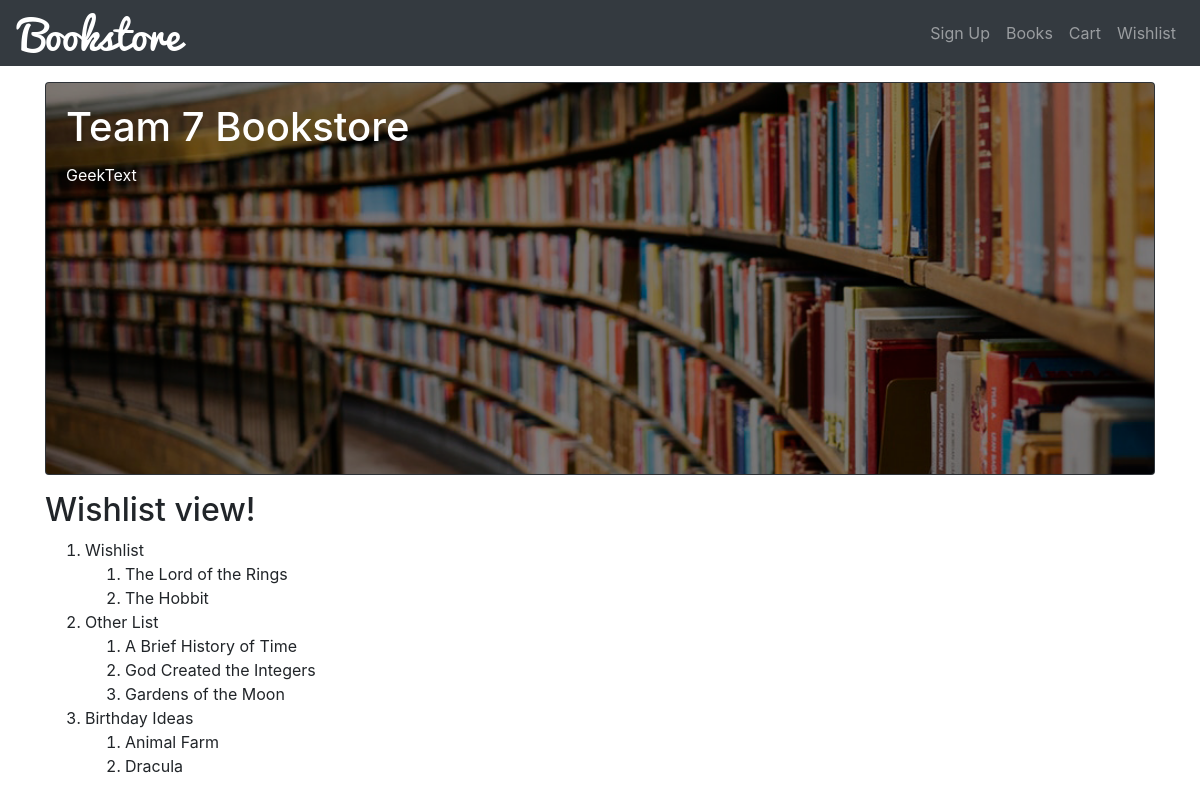
Screenshot of /wishlists/ with the database file from the repository.
### wishlist/models.py (models this page shows, shortened)
class WishlistName(models.Model):
    username = models.CharField(max_length=20, help_text='Placeholder till user ID ready',  primary_key=True)
    wish_list_name_0 = models.CharField(max_length=20, help_text='Enter name for wishlist', default='Wishlist')
    wish_list_name_1 = models.CharField(max_length=20, help_text='Enter name for wishlist', null=True, blank=True)
    wish_list_name_2 = models.CharField(max_length=20, help_text='Enter name for wishlist', null=True, blank=True)

class WishlistEntrie(models.Model):
    username = models.CharField(max_length=20, help_text='Placeholder till user ID ready')
    book = models.ForeignKey('bookstore.Book', on_delete=models.SET_NULL, null=True)
    WISHLIST_HOME = (('0', 'Wishlist 0'), ('1', 'Wishlist 1'), ('2', 'Wishlist 2'))
    home = models.CharField(max_length=1, choices=WISHLIST_HOME, help_text='Select a list to move book to new list')

### bookstore/models.py (models this page shows)
class Book(models.Model):
	title = models.CharField(max_length=100)
	author = models.ForeignKey(Author, on_delete=models.CASCADE)
	datePublished = models.DateField()
	bookDescription = models.TextField(null=True)
	genre = models.ForeignKey(Genre, on_delete=models.SET('Default'))
	publisher = models.ForeignKey(Publisher, on_delete=models.SET('Default'))
	price = models.DecimalField(max_digits=5, decimal_places=2)
	photo = models.ImageField(upload_to="gallery")
	def __str__(self):
		return self.title

### wishlist/views.py (the view)
# urls.py: path('wishlists/', WishlistNameList.as_view(), name= 'wishlists'),
class WishlistNameList(ListView):
    model = WishlistName
    def entries(self):
        return WishlistEntrie.objects.all()

### wishlist/templates/wishlist/wishlistname_list.html
{% extends 'base.html' %}
{% block content %}
  <h2>Wishlist view!</h2>
    <ol>
        {% for wishlistname in object_list %}
            <li>{{ wishlistname.wish_list_name_0 }}<ol>
                {% for wishlistentrie in view.entries %}
                    {% if wishlistentrie.home == '0' %}
                        <li>{{ wishlistentrie.book }}</li>
                    {% endif %}
                {% endfor %}</ol></li>
            {% if wishlistname.wish_list_name_1 != null %}
                <li>{{ wishlistname.wish_list_name_1 }}<ol>
                {% for wishlistentrie in view.entries %}
                    {% if wishlistentrie.home == '1' %}
                        <li>{{ wishlistentrie.book }}</li>
                    {% endif %}
                {% endfor %}</ol></li>
            {% endif %}
            {% if wishlistname.wish_list_name_2 != null %}
                <li>{{ wishlistname.wish_list_name_2 }}<ol>
                {% for wishlistentrie in view.entries %}
                    {% if wishlistentrie.home == '2' %}
                        <li>{{ wishlistentrie.book }}</li>
                    {% endif %}
                {% endfor %}</ol></li>
            {% endif %}
        {% endfor %}
    </ol>
{% endblock content %}

### rows the page displays
WishlistName: wish_list_name_0 "Wishlist", wish_list_name_1 "Other List", wish_list_name_2 "Birthday Ideas"
WishlistEntrie: book "The Lord of the Rings"
WishlistEntrie: book "The Hobbit"
WishlistEntrie: book "A Brief History of Time"
WishlistEntrie: book "God Created the Integers"
WishlistEntrie: book "Gardens of the Moon"
WishlistEntrie: book "Animal Farm"
WishlistEntrie: book "Dracula"
